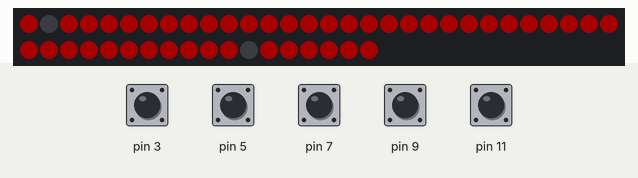
The sketch below on a simulated Arduino Uno, built with avr-gcc and run on an emulated ATmega328P. Shown: 48 RGB LEDs in strip order, left to right, continuing on the next row. Inputs (shaded band) come from the test bench; at power-on: pin 3, pin 5, pin 7, pin 9, pin 11 HIGH. Dim RGB values are drawn brighter than linear; what the sketch prints to the serial monitor is not drawn.

Above: at 0.1 s.
At 1.3 s:
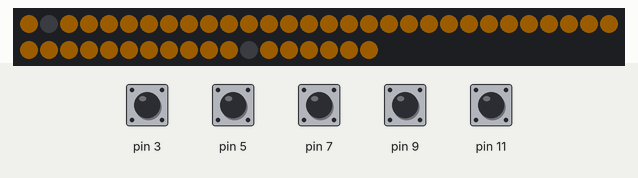
At 3.1 s:
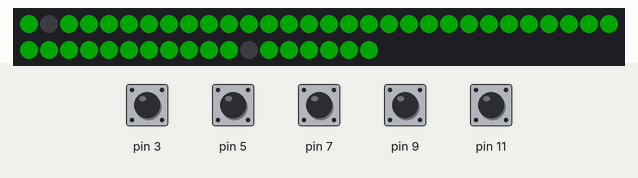

The sketch:

arduino_v2.ino
```cpp
#include <Arduino.h>
#include <FastLED.h>
#include <CapacitiveSensor.h>

#define NUM_LEDS 48
#define LED_PIN 18
#define CLK_PIN 2
#define BRIGHTNESS 200

// Timings
unsigned long startMillis1;
unsigned long startMillis2;
unsigned long currentMillis;
const unsigned long period1 = 10;
const unsigned long period2 = 500;

// Serial
const unsigned int serial_max_char = 20;

// Cap sensors
CapacitiveSensor capSensor6 = CapacitiveSensor(0, 1);
CapacitiveSensor capSensor1 = CapacitiveSensor(2, 3);
CapacitiveSensor capSensor2 = CapacitiveSensor(4, 5);
CapacitiveSensor capSensor3 = CapacitiveSensor(6, 7);
CapacitiveSensor capSensor4 = CapacitiveSensor(8, 9);
CapacitiveSensor capSensor5 = CapacitiveSensor(10, 11);
//CapacitiveSensor capSensor6 = CapacitiveSensor(13, 12); // TODO: capsensor 6 not reading - swapped with 0 and removed for now

const long capThresholds [7] = {10000, 10000, 10000, 10000, 10000, 10000, 10000};
bool capStatus [7] = {0,0,0,0,0,0,0};

// LEDs
int global_hue = 100;
int pixel = 0;
CRGB leds[NUM_LEDS];
int led_status[7][3] = {{0,0}, {0,0}, {0,0}, {0,0}, {0,0}, {0,0}, {0,0}};

// Define pixel numbers for each tube
const int tube_0 [] = {7, 8, 9, 10, 11, 12, 18, 19, 20, 21, 22, 23, 32, 33, 34, 35, 47, 48};
const int tube_1 [] = {24, 25, 26, 27, 28};
const int tube_2 [] = {46, 42, 43, 44, 45};
const int tube_3 [] = {36, 37, 38, 39, 40};
const int tube_4 [] = {2, 3, 4, 5, 6, 1};
const int tube_5 [] = {0, 12, 13, 14, 15};
const int tube_6 [] = {16, 17, 29, 30, 31};

// Specify lengths of LED arrays
int len_centre = 18;
int len_outer = 5;

void light_tube(const int tube_array[], int size_array, int hue, int brightness)
{
  for (int i = 0; i < size_array; i++) {
    leds[tube_array[i]] = CHSV(hue, 255, brightness);
    //FastLED.show();
  }
}

void light_tube_number(int tnum, int hue, int brightness)
// Changes  light tube display based on tube number from 0 - 6
// Use tnum = 999 for all tubes
{
  if (tnum == 0 || tnum == 999)
  {
    light_tube(tube_0, len_centre, hue, brightness);
    led_status[0][0] = hue;
    led_status[0][1] = brightness;
  }
  if (tnum == 1 || tnum == 999)
  {
    light_tube(tube_1, len_outer, hue, brightness);
    led_status[1][0] = hue;
    led_status[1][1] = brightness;
  }
  if (tnum == 2 || tnum == 999)
  {
    light_tube(tube_2, len_outer, hue, brightness);
    led_status[2][0] = hue;
    led_status[2][1] = brightness;
  }
  if (tnum == 3 || tnum == 999)
  {
    light_tube(tube_3, len_outer, hue, brightness);
    led_status[3][0] = hue;
    led_status[4][1] = brightness;
  }
  if (tnum == 4 || tnum == 999)
  {
    light_tube(tube_4, len_outer, hue, brightness);
    led_status[4][0] = hue;
    led_status[4][1] = brightness;
  }
  if (tnum == 5 || tnum == 999)
  {
    light_tube(tube_5, len_outer, hue, brightness);
    led_status[5][0] = hue;
    led_status[5][1] = brightness;
  }
  if (tnum == 6 || tnum == 999)
  {
    light_tube(tube_6, len_outer, hue, brightness);
    led_status[6][0] = hue;
    led_status[6][1] = brightness;
  }

  //FastLED.show();
}

void sendledstatus() {
  for (int i; i<(sizeof(led_status) / sizeof(led_status[0])); i++)
  {
    Serial.println("LED," + String(i) + "," + String(led_status[i][0]) + "," + String(led_status[i][1]));
  }
}

String readserial()
// Read all serial buffer upto the character ';' or until message length exceeds 20 characters.
{
  const unsigned int max_message_length = 100;
  static unsigned int message_pos =0;
  static char message[max_message_length];

  while (Serial.available() == 0)
  {
    char byte = Serial.read();

    if (byte != ';' && message_pos < max_message_length)
    {
      message[message_pos] = byte;
      message_pos++;
    }
    else
    {
      message_pos = 0;
      return message;
    }
  }
}

// Function to parse a string into an array of substrings
int splitString(String input, char separator, String* output, int outputSize) {
  int partCount = 0;
  int startIndex = 0;
  int endIndex = input.indexOf(separator);

  while (endIndex >= 0 && partCount < outputSize) {
    output[partCount] = input.substring(startIndex, endIndex);
    partCount++;
    startIndex = endIndex + 1;
    endIndex = input.indexOf(separator, startIndex);
  }

  // Add the last part of the string if there is room in the output array
  if (partCount < outputSize) {
    output[partCount] = input.substring(startIndex);
    partCount++;
  }

  return partCount;
}

void parseledfromserial()
{
  String receivedMessage = readserial();
  const int numTubes = 7;

  // Check if message is for all tubes
  // Messageformat: 'ALLLED,hue0,brightness0,hue1,brightness1,hue2,brightness2,hue3,brightness3,hue4,brightness4,hue5,brightness5,hue6,brightness6'
  char messageArray[256];
  receivedMessage.toCharArray(messageArray, 256);

  char *token = strtok(messageArray, ",");
  if (token != NULL && strcmp(token, "ALLLED") == 0) {
    int ledHue[numTubes];
    int ledBrightness[numTubes];
    for (int i = 0; i < numTubes; i++) {
      token = strtok(NULL, ",");
      if (token != NULL) {
        ledHue[i] = atoi(token);
      }
      token = strtok(NULL, ",");
      if (token != NULL) {
        ledBrightness[i] = atoi(token);
      }
    }

    for (int i = 0; i < numTubes; i++) {
      int hue = ledHue[i];
      int brightness = ledBrightness[i];

      // Call the lightuptube function to light up the LED
      light_tube_number(i, hue, brightness); // Pass the LED index as 'tnum'
    }
  }

  // Check if message is for single tube
  // Messageformat: 'LED,tnum,hue,brightness'
  else if (receivedMessage.startsWith("LED,")) {
      String values = receivedMessage.substring(4); // Skip "LED,"
      int commaIndex1 = values.indexOf(',');
      int commaIndex2 = values.lastIndexOf(',');

      if (commaIndex1 != -1 && commaIndex2 != -1 && commaIndex1 < commaIndex2) {
        int tnum = values.substring(0, commaIndex1).toInt();
        int hue = values.substring(commaIndex1 + 1, commaIndex2).toInt();
        int brightness = values.substring(commaIndex2 + 1).toInt();
        // Light up tube
        light_tube_number(tnum, hue, brightness);
      }
  }

  FastLED.show();

}

void readCap (long sensorVal, int capnum) {
  if (sensorVal > capThresholds[capnum])
  {
    // Cap activated
    capStatus[capnum] = 1;
  }
  else
  {
    // Cap not activated
    capStatus[capnum] = 0;
  }
}

void readallcaps ()
// Read capacitor sensors and send to Serial
// Serial message in the form: "CAP,0,0,0,0,0,0,0"
// Where each bool in array represents the cap status for each sensor (0 for off, 1 for on)
{
  long sensorVal = capSensor6.capacitiveSensor(3);
  readCap(sensorVal, 6);
  sensorVal = capSensor1.capacitiveSensor(3);
  readCap(sensorVal, 1);
  sensorVal = capSensor2.capacitiveSensor(3);
  readCap(sensorVal, 2);
  sensorVal = capSensor3.capacitiveSensor(3);
  readCap(sensorVal, 3);
  sensorVal = capSensor4.capacitiveSensor(3);
  readCap(sensorVal, 4);
  sensorVal = capSensor5.capacitiveSensor(3);
  readCap(sensorVal, 5);
  //sensorVal = capSensor6.capacitiveSensor(3);
  //readCap(sensorVal, 6);

  // Send array of capStatus for each tube to Serial
  String capmsg = "CAP";
  for (int i : capStatus)
  {
    capmsg += ",";
    capmsg += i;
  }
  Serial.println(capmsg);
}

void setup() {
  Serial.begin(9600);
  FastLED.addLeds<NEOPIXEL, LED_PIN>(leds, NUM_LEDS);

  // Setup flash
  for (int i = 0; i<6; i++) {
    light_tube_number(999, i*20, 100);
    FastLED.show();
    delay(300);
    light_tube_number(999, 0, 0);
    FastLED.show();
    delay(300);
  }

  // TODO: calibration routine for the cap sensors

}

void loop() {

  currentMillis = millis();

  if (currentMillis - startMillis1 >= period1)
  {
    startMillis1 = currentMillis;
    parseledfromserial();
    readallcaps();
  }

  if (currentMillis - startMillis2 >= period2)
  {
    startMillis2 = currentMillis;
    //sendledstatus();
  }

}
```
